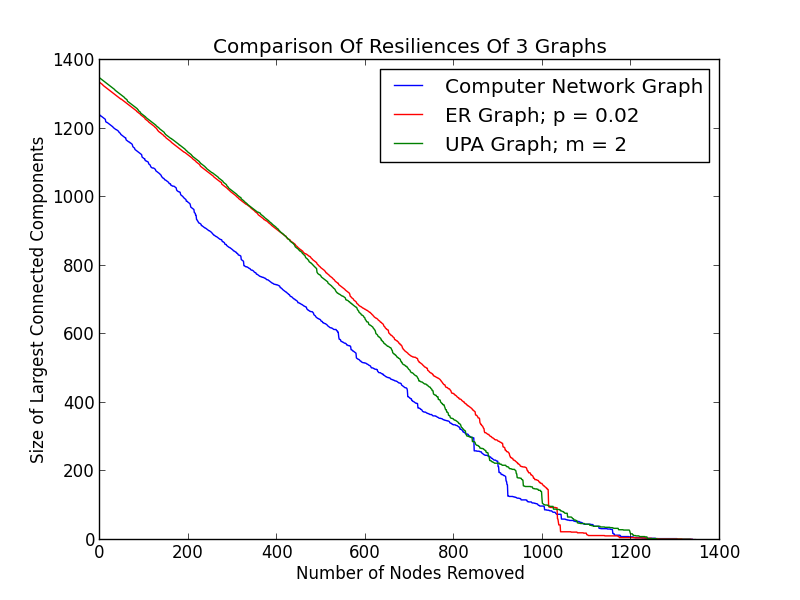

The Python source for this figure:
#!/usr/bin/python

import App2
import matplotlib.pyplot as plt
import proj2


INITIAL_NODES = 2


def main():
    network_graph = App2.load_graph(App2.NETWORK_FILE)
    num_nodes, edges = App2.count_graph(network_graph)
    probability = float(edges) / num_nodes / (num_nodes - 1) 
    print 'ER probability: {}'.format(probability)
    er_graph = App2.make_er_graph(num_nodes, probability)
    upa_graph = App2.make_upa_graph(INITIAL_NODES, num_nodes)
    xvals = range(num_nodes+1)
    yvals_network = proj2.compute_resilience(network_graph, App2.random_order(network_graph))
    yvals_er = proj2.compute_resilience(er_graph, App2.random_order(er_graph))
    yvals_upa = proj2.compute_resilience(upa_graph, App2.random_order(upa_graph))
    plt.plot(xvals, yvals_network, '-b', label='Computer Network Graph')
    plt.plot(xvals, yvals_er, '-r', label='ER Graph; p = 0.02')
    plt.plot(xvals, yvals_upa, '-g', label='UPA Graph; m = 2')
    plt.legend(loc='upper right')
    plt.ylabel('Size of Largest Connected Components')
    plt.xlabel('Number of Nodes Removed')
    plt.title('Comparison Of Resiliences Of 3 Graphs')
    plt.show()
    import pdb; pdb.set_trace()


if __name__ == '__main__':
    main()
